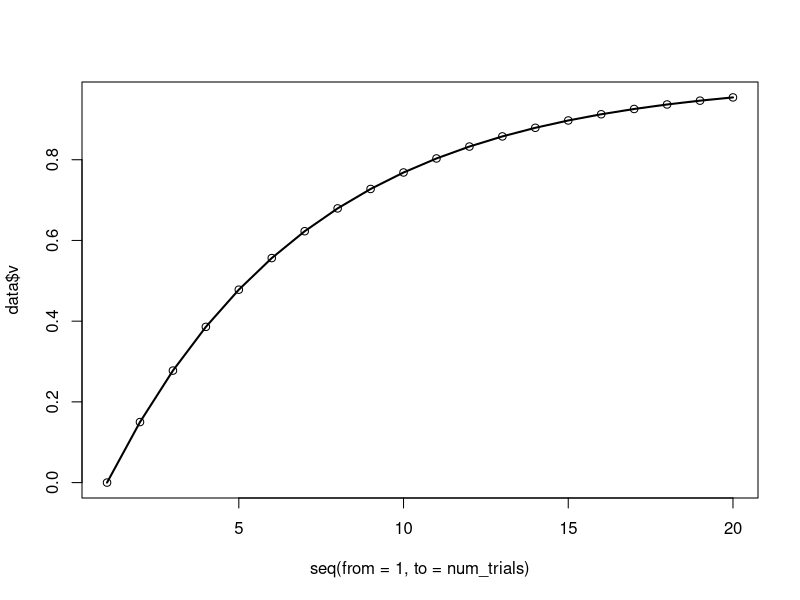

Here is the R script that generated this plot:
## ---- chunk 1
rescola <- function(v_start, v_max, alpha, num_trials)
{
  v_vec = c(v_start)
  delta_v_vec = c(0)
  
  for(i in 2:num_trials)
  {
    delta_v_vec[i] = alpha*(v_max - v_vec[i-1])
    v_vec[i] = v_vec[i-1] + delta_v_vec[i]
  }
  
  data<-as.data.frame(cbind(v_vec, delta_v_vec))
  colnames(data)<-c("v","delta_v")
  return(data)
}

num_trials = 20
data = rescola(0, 1, 0.15, num_trials)
plot(seq(from=1, to=num_trials), data$v)
lines(seq(from=1, to=num_trials), data$v,col="black",lwd=2)
